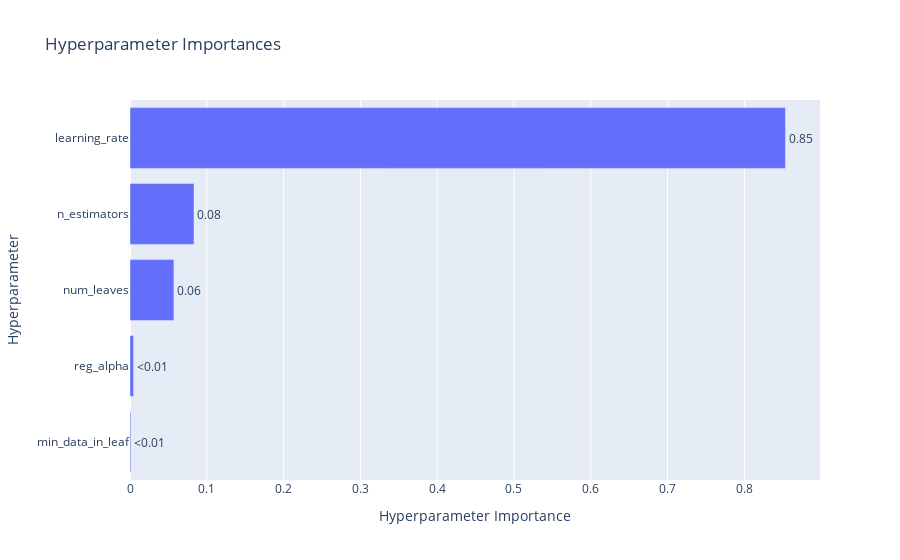

Notebook source saved alongside this figure:
### Code cell
print('🎯 Parameter Importances')
optuna.visualization.plot_param_importances(study)

### Figure 1 — Plotly figure (JSON) as saved in the notebook; plotly's stock layout.template omitted (floating-point values rounded to 4 significant figures)
{"data": [{"cliponaxis": false, "hovertemplate": ["min_data_in_leaf (IntDistribution): 0.0011848762039288736<extra></extra>", "reg_alpha (IntDistribution): 0.00464848989279509<extra></extra>", "num_leaves (IntDistribution): 0.057188645990189<extra></extra>", "n_estimators (IntDistribution): 0.08335862082705159<extra></extra>", "learning_rate (FloatDistribution): 0.8536193670860355<extra></extra>"], "name": "Objective Value", "orientation": "h", "text": ["<0.01", "<0.01", "0.06", "0.08", "0.85"], "textposition": "outside", "type": "bar", "x": [0.001185, 0.004648, 0.05719, 0.08336, 0.8536], "y": ["min_data_in_leaf", "reg_alpha", "num_leaves", "n_estimators", "learning_rate"]}], "layout": {"title": {"text": "Hyperparameter Importances"}, "xaxis": {"title": {"text": "Hyperparameter Importance"}}, "yaxis": {"title": {"text": "Hyperparameter"}}}}
